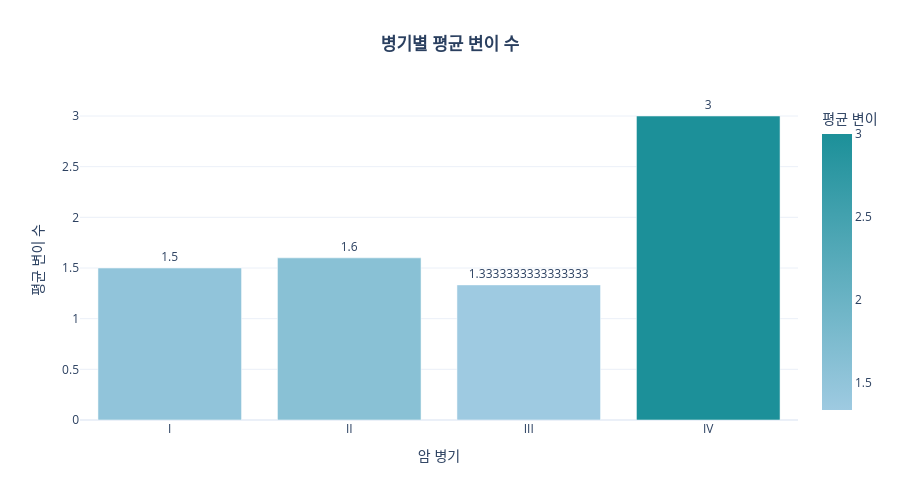

This figure's notebook cell:
### Code cell
import plotly.express as px
mutation_mean = stage_summary

custom_blues = [
    [0.0, '#9ecae1'], 
    [1.0, '#1c9099'] 
]

fig_bar_2 = px.bar(
    mutation_mean,
    x = 'stage',
    y = 'mean',
    text = 'mean',
    title = '<b>병기별 평균 변이 수</b>',
    labels = {'stage': '병기(stage)', 'mean': '평균 변이 '},
    color = 'mean',
    color_continuous_scale = custom_blues
)

fig_bar_2.update_traces(textposition = 'outside')
fig_bar_2.update_layout(
    title_x = 0.5,  
    xaxis_title = "암 병기",
    yaxis_title = "평균 변이 수",
    template = "plotly_white",
    height = 500
)

fig_bar_2.show()

### Figure 1 — Plotly figure (JSON) as saved in the notebook; plotly's stock layout.template omitted (floating-point values rounded to 4 significant figures)
{"data": [{"hovertemplate": "병기(stage)=%{x}<br>평균 변이 =%{marker.color}<extra></extra>", "legendgroup": "", "marker": {"color": [1.5, 1.6, 1.333, 3.0], "coloraxis": "coloraxis", "pattern": {"shape": ""}}, "name": "", "orientation": "v", "showlegend": false, "text": [1.5, 1.6, 1.333, 3.0], "textposition": "outside", "type": "bar", "x": ["I", "II", "III", "IV"], "xaxis": "x", "y": [1.5, 1.6, 1.333, 3.0], "yaxis": "y"}], "layout": {"barmode": "relative", "coloraxis": {"colorbar": {"title": {"text": "평균 변이 "}}, "colorscale": [[0, "#9ecae1"], [1, "#1c9099"]]}, "height": 500, "legend": {"tracegroupgap": 0}, "title": {"text": "<b>병기별 평균 변이 수</b>", "x": 0.5}, "xaxis": {"anchor": "y", "domain": [0, 1], "title": {"text": "암 병기"}}, "yaxis": {"anchor": "x", "domain": [0, 1], "title": {"text": "평균 변이 수"}}}}
